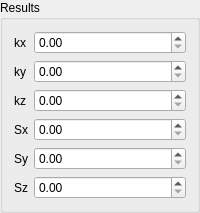
             <widget class="QGroupBox" name="calResultsBox">
              <property name="title">
               <string>Results</string>
              </property>
              <layout class="QFormLayout" name="formLayout_7">
               <property name="fieldGrowthPolicy">
                <enum>QFormLayout::AllNonFixedFieldsGrow</enum>
               </property>
               <item row="0" column="0">
                <widget class="QLabel" name="kxLab">
                 <property name="text">
                  <string>kx</string>
                 </property>
                </widget>
               </item>
               <item row="0" column="1">
                <widget class="QDoubleSpinBox" name="kxNumDbl"/>
               </item>
               <item row="1" column="0">
                <widget class="QLabel" name="kyLab">
                 <property name="text">
                  <string>ky</string>
                 </property>
                </widget>
               </item>
               <item row="1" column="1">
                <widget class="QDoubleSpinBox" name="kyNumDbl"/>
               </item>
               <item row="2" column="0">
                <widget class="QLabel" name="kzLab">
                 <property name="text">
                  <string>kz</string>
                 </property>
                </widget>
               </item>
               <item row="2" column="1">
                <widget class="QDoubleSpinBox" name="kzNumDbl"/>
               </item>
               <item row="3" column="1">
                <widget class="QDoubleSpinBox" name="SxNumDbl"/>
               </item>
               <item row="4" column="1">
                <widget class="QDoubleSpinBox" name="SyNumDbl"/>
               </item>
               <item row="5" column="1">
                <widget class="QDoubleSpinBox" name="SzNumDbl"/>
               </item>
               <item row="3" column="0">
                <widget class="QLabel" name="SxLab">
                 <property name="text">
                  <string>Sx</string>
                 </property>
                </widget>
               </item>
               <item row="4" column="0">
                <widget class="QLabel" name="SyLab">
                 <property name="text">
                  <string>Sy</string>
                 </property>
                </widget>
               </item>
               <item row="5" column="0">
                <widget class="QLabel" name="SzLab">
                 <property name="text">
                  <string>Sz</string>
                 </property>
                </widget>
               </item>
              </layout>
             </widget>
